Frame 1 (no input): blank canvas, image omitted
Frame 60 (the mouse pressed at the canvas centre just before this capture): blank canvas, image omitted
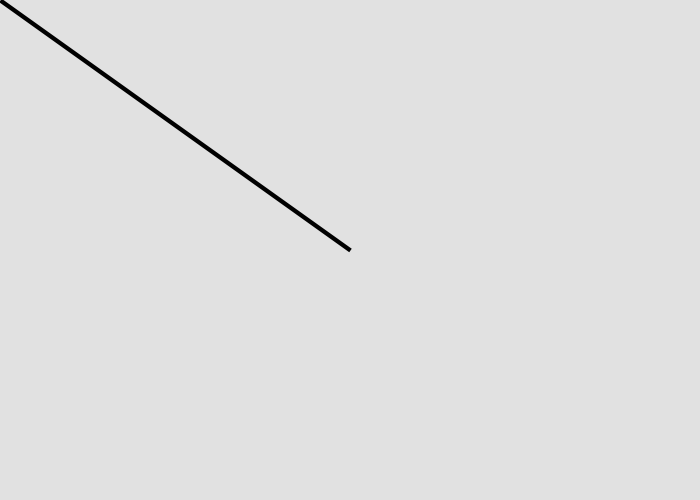
Frame 120 (the mouse held since frame 60 and released just before this capture)

The Processing sketch whose frames 1 and 60 were blank and that drew this single picture after the mouse press (run headless with seeded random() and noise(); from frame 60 on, the mouse is pressed at the canvas centre):

// Processing sketch: processing_161579
// ── processing_161579.pde

void setup(){
  size(700,500);
  background(225);
  frameRate(75);
}
 
void draw(){
 float r = random(6,30);
 if (mousePressed){
 stroke(0);
 strokeWeight(random(.1,10.5));
strokeCap(SQUARE);
  line(mouseX,mouseY,pmouseX,pmouseY); 
  noStroke();
fill(255,0,0);   
}
 
}
 
 
 
void keyPressed(){
   if(key=='s'){
      saveImage();
 }
   if(key=='z'){
  background(225);
}
   if(key=='b'){
filter(BLUR);
}
}
   
 void saveImage() {
  String fileName = timeStamp()+".tiff";
  PImage imageSave = get(0,0,width,height);
  imageSave.save(fileName);
}
 
String timeStamp() {
 String timestamp = year()+"_"+month()+"_"+day()+"_"+minute()+"_"+second()+"_"+millis();
 return timestamp;
} 
